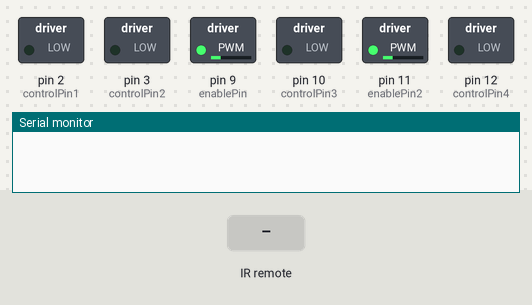
The sketch below on a simulated Arduino Uno, built with avr-gcc and run on an emulated ATmega328P. Parts: switched loads named in the sketch (green lamp = pin HIGH), the last lines printed to the serial monitor. The inputs (shaded band) are chosen by the test bench.

Above: at 1.2 s.
1.3 s: infrared code 0xFF629D received
At 1.6 s:
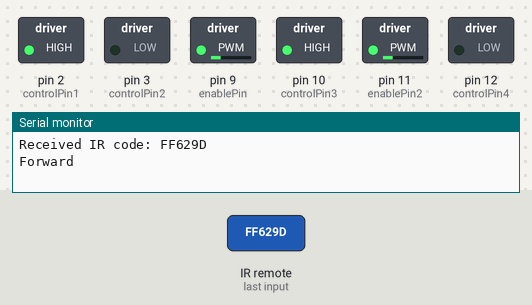
2.8 s: infrared code 0xFFA857 received
At 3.9 s:
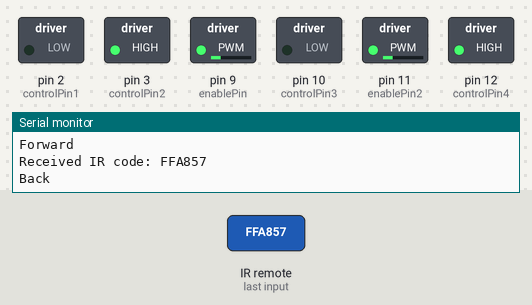
4.3 s: infrared code 0xFF22DD received
At 5.0 s:
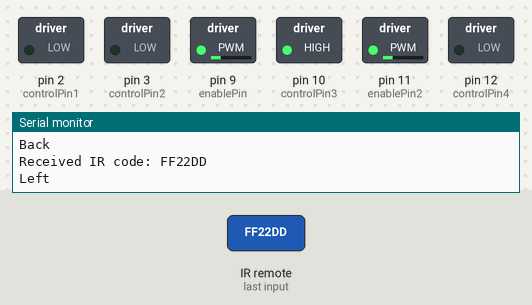
5.8 s: infrared code 0xFFC23D received
At 6.2 s:
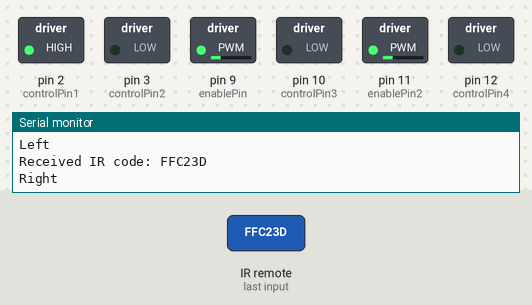
Timing chart, 0 to 8.3 s (numbered marks = the images above; inputs shaded):
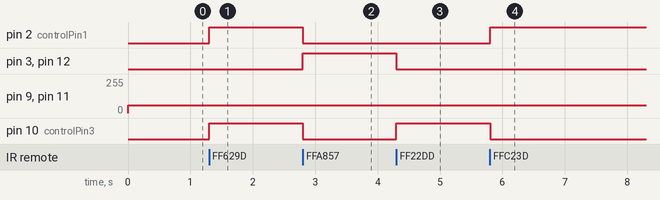

Measured:
- after the input at 1.3 s, pin 2 (controlPin1), pin 10 (controlPin3): LOW → HIGH at once
- after the input at 2.8 s, pin 2 (controlPin1), pin 10 (controlPin3): HIGH → LOW at once; pin 3 (controlPin2), pin 12 (controlPin4): LOW → HIGH at once
- after the input at 4.3 s, pin 3 (controlPin2), pin 12 (controlPin4): HIGH → LOW at once; pin 10 (controlPin3): LOW → HIGH at once
- after the input at 5.8 s, pin 2 (controlPin1): LOW → HIGH at once; pin 10 (controlPin3): HIGH → LOW at once

The sketch:

rc_car.ino
```cpp
#include <IRremote.h>

const int controlPin1 = 2;
const int controlPin2 = 3;
const int controlPin3 = 10;
const int controlPin4 = 12;
const int enablePin = 9;
const int enablePin2 = 11;

// IR Receiver pin
const int IR_RECEIVE_PIN = 8;
IRrecv irrecv(IR_RECEIVE_PIN);
decode_results results;

void setup() {
  Serial.begin(9600);
  irrecv.enableIRIn(); // Start IR reciever

  pinMode(controlPin1, OUTPUT);
  pinMode(controlPin2, OUTPUT);
  pinMode(controlPin3, OUTPUT);
  pinMode(controlPin4, OUTPUT);
  pinMode(enablePin, OUTPUT);
  pinMode(enablePin2, OUTPUT);

  digitalWrite(enablePin, LOW);
  digitalWrite(enablePin2, LOW);
}

// Movement functions
void forward() {
  digitalWrite(controlPin1, HIGH);
  digitalWrite(controlPin2, LOW);
  digitalWrite(controlPin3, HIGH);
  digitalWrite(controlPin4, LOW);
  Serial.println("Forward");
}

void backward() {
  digitalWrite(controlPin1, LOW);
  digitalWrite(controlPin2, HIGH);
  digitalWrite(controlPin3, LOW);
  digitalWrite(controlPin4, HIGH);
  Serial.println("Back");
}

void right() {
  digitalWrite(controlPin1, HIGH);
  digitalWrite(controlPin2, LOW);
  digitalWrite(controlPin3, LOW);
  digitalWrite(controlPin4, LOW);
  Serial.println("Right");
}

void left() {
  digitalWrite(controlPin1, LOW);
  digitalWrite(controlPin2, LOW);
  digitalWrite(controlPin3, HIGH);
  digitalWrite(controlPin4, LOW);
  Serial.println("Left");
}

void stopMotors() {
  digitalWrite(controlPin1, LOW);
  digitalWrite(controlPin2, LOW);
  digitalWrite(controlPin3, LOW);
  digitalWrite(controlPin4, LOW);
  Serial.println("Stop");
}

void motorEnable() {
  analogWrite(enablePin, 60);
  analogWrite(enablePin2, 60);
}

void loop() {
  motorEnable();

  if (irrecv.decode(&results)) {
    Serial.print("Received IR code: ");
    Serial.println(results.value, HEX);

    switch (results.value) {
      case 0xFFA25D: //Power button
        stopMotors();
        break;
      case 0xFF629D: //Up
        forward();
        break;
      case 0xFFA857: //Down
        backward();
        break;
      case 0xFF22DD: //Left
        left();
        break;
      case 0xFFC23D: //right
        right();
        break;
      default:
        stopMotors(); // Default fallback
        break;
    }

    irrecv.resume(); //wiat for new signal
  }
}
```
